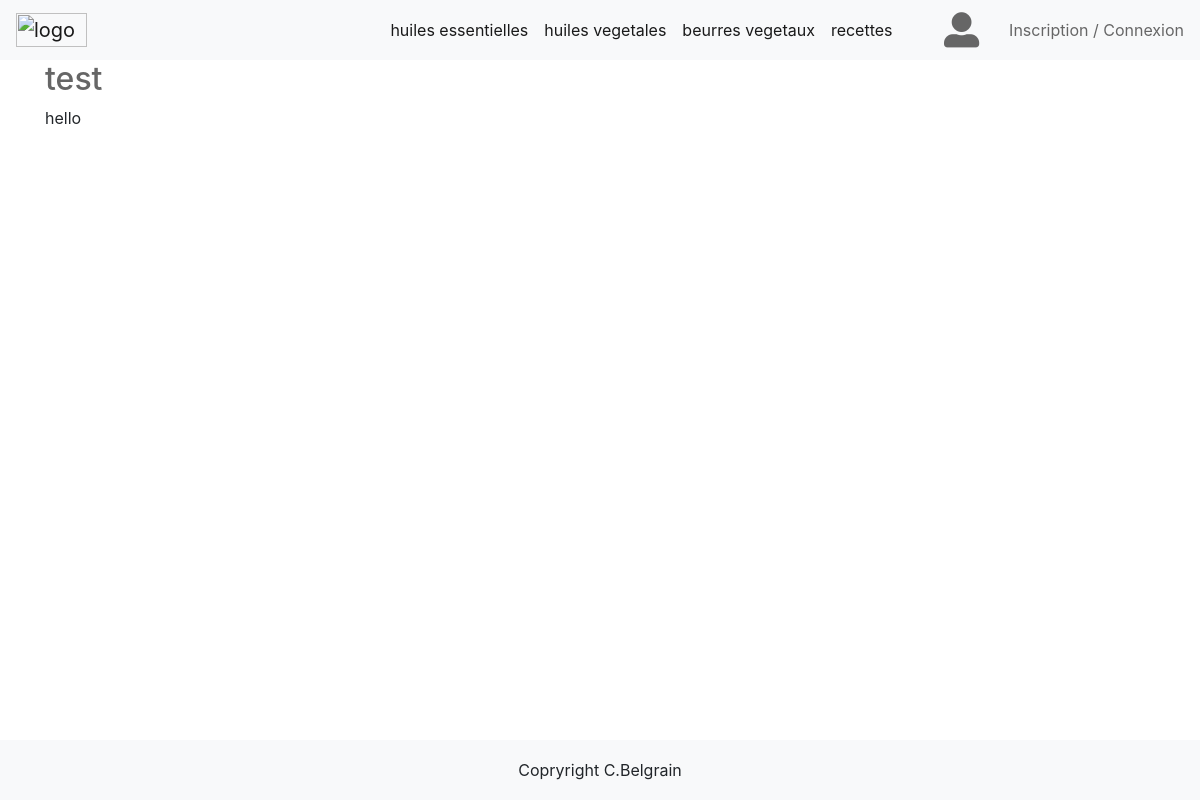
Screenshot of /?page=article&article=3 with the database file from the repository.
### tables this page shows
CREATE TABLE `categories` (
  `c_id` int(11) NOT NULL,
  `nom_cat` varchar(50) NOT NULL,
  `active` int(11) NOT NULL
);

CREATE TABLE `articles` (
  `a_id` int(11) NOT NULL,
  `titre` varchar(255) NOT NULL,
  `contenu` mediumtext NOT NULL,
  `img` varchar(100) NOT NULL,
  `actif` int(1) NOT NULL,
  `id_user` int(11) NOT NULL,
  `id_cat` int(11) NOT NULL
);

### controleurs/articles.class.php (called while the page is built, shortened)
<?php
include "models/articles.model.php";
class Articles {
    private $result;
    public function controleArticle($pdo){
        if(isset($_GET['page'])){
            $this->article = new ArticlesModel();
            $this->result = $this->article->getArticle($pdo);
        }
        return $this->result;
    }
}
?>

### controleurs/general.class.php (the view, shortened to what this page needs)
<?php
class General {
    public function menu($pdo){
        $this->cat = $pdo->query("SELECT * FROM categories");
        $this->result = '';
        while ($row = $this->cat->fetch()) {
            $this->result.= '  <li class="nav-item active">
                                    <a class="nav-link" href="?page=cat&cat='.$row['c_id'].'">'.$row['nom_cat'].'</a>
                                </li>';
        }
        return $this->result;
    }
}
?>

### models/articles.model.php (shortened to what this page needs)
<?php
class ArticlesModel {
    public function getArticle($pdo){
        $this->article = $pdo->query("SELECT * FROM articles WHERE a_id=".$_GET['article']);
        $this->result = '';
        while ($row = $this->article->fetch()) {
			$this->result.= '
			<a href="article='.$row['a_id'].'"><h2>'.$row['titre'].'</h2></a>'
            . '<div> '.$row['contenu'].'</div><br>';
		}
        return $this->result;
    }
}
?>

### assets/css/style.css (style rules this page uses)
html { position: relative; min-height: 100%; }
a, a:hover, a:visited { color: #666; }

### rows the page displays
categories: nom_cat "huiles essentielles"
categories: nom_cat "huiles vegetales"
categories: nom_cat "beurres vegetaux"
categories: nom_cat "recettes"
articles: titre "test", contenu "hello"
